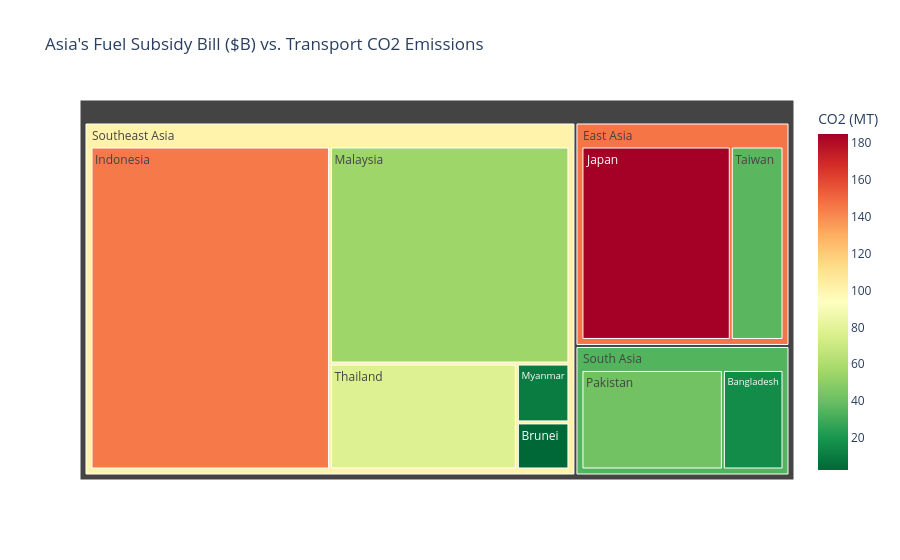

Notebook code cell kept with this figure:
### Markdown cell above
### SECTION 8 — Subsidy Tracker: Asia's Hidden Billions

We track the cost versus the climate impact.

### Code cell
df_subs_plot = df_asia_detailed[df_asia_detailed['subsidy_cost_bn_usd'] > 0]

fig_treemap = px.treemap(
    df_subs_plot,
    path=['sub_region', 'country'],
    values='subsidy_cost_bn_usd',
    color='co2_transport_mt',
    color_continuous_scale='RdYlGn_r',
    title="Asia's Fuel Subsidy Bill ($B) vs. Transport CO2 Emissions",
    labels={'co2_transport_mt': 'CO2 (MT)', 'subsidy_cost_bn_usd': 'Subsidy Cost ($B)'}
)
fig_treemap.show()

print("What this tells us: Indonesia and Japan dominate Asia's subsidy landscape. Interestingly, high subsidy bills often correlate with delayed decarbonization.")

### Figure 1 — Plotly figure (JSON) as saved in the notebook; plotly's stock layout.template omitted (floating-point values rounded to 4 significant figures)
{"data": [{"branchvalues": "total", "customdata": [[42.5], [15.8], [185.0], [36.0], [78.0], [55.0], [145.0], [9.8], [2.5], [34.49], [146.1], [101.2]], "domain": {"x": [0, 1], "y": [0, 1]}, "hovertemplate": "labels=%{label}<br>Subsidy Cost ($B)=%{value}<br>parent=%{parent}<br>id=%{id}<br>CO2 (MT)=%{color}<extra></extra>", "ids": ["South Asia/Pakistan", "South Asia/Bangladesh", "East Asia/Japan", "East Asia/Taiwan", "Southeast Asia/Thailand", "Southeast Asia/Malaysia", "Southeast Asia/Indonesia", "Southeast Asia/Myanmar", "Southeast Asia/Brunei", "South Asia", "East Asia", "Southeast Asia"], "labels": ["Pakistan", "Bangladesh", "Japan", "Taiwan", "Thailand", "Malaysia", "Indonesia", "Myanmar", "Brunei", "South Asia", "East Asia", "Southeast Asia"], "marker": {"coloraxis": "coloraxis", "colors": [42.5, 15.8, 185.0, 36.0, 78.0, 55.0, 145.0, 9.8, 2.5, 34.49, 146.1, 101.2]}, "name": "", "parents": ["South Asia", "South Asia", "East Asia", "East Asia", "Southeast Asia", "Southeast Asia", "Southeast Asia", "Southeast Asia", "Southeast Asia", "", "", ""], "type": "treemap", "values": [2.8, 1.2, 5.1, 1.8, 3.2, 8.4, 12.5, 0.5, 0.4, 4.0, 6.9, 25.0]}], "layout": {"coloraxis": {"colorbar": {"title": {"text": "CO2 (MT)"}}, "colorscale": [[0, "rgb(0,104,55)"], [0.1, "rgb(26,152,80)"], [0.2, "rgb(102,189,99)"], [0.3, "rgb(166,217,106)"], [0.4, "rgb(217,239,139)"], [0.5, "rgb(255,255,191)"], [0.6, "rgb(254,224,139)"], [0.7, "rgb(253,174,97)"], [0.8, "rgb(244,109,67)"], [0.9, "rgb(215,48,39)"], [1, "rgb(165,0,38)"]]}, "legend": {"tracegroupgap": 0}, "title": {"text": "Asia's Fuel Subsidy Bill ($B) vs. Transport CO2 Emissions"}}}
